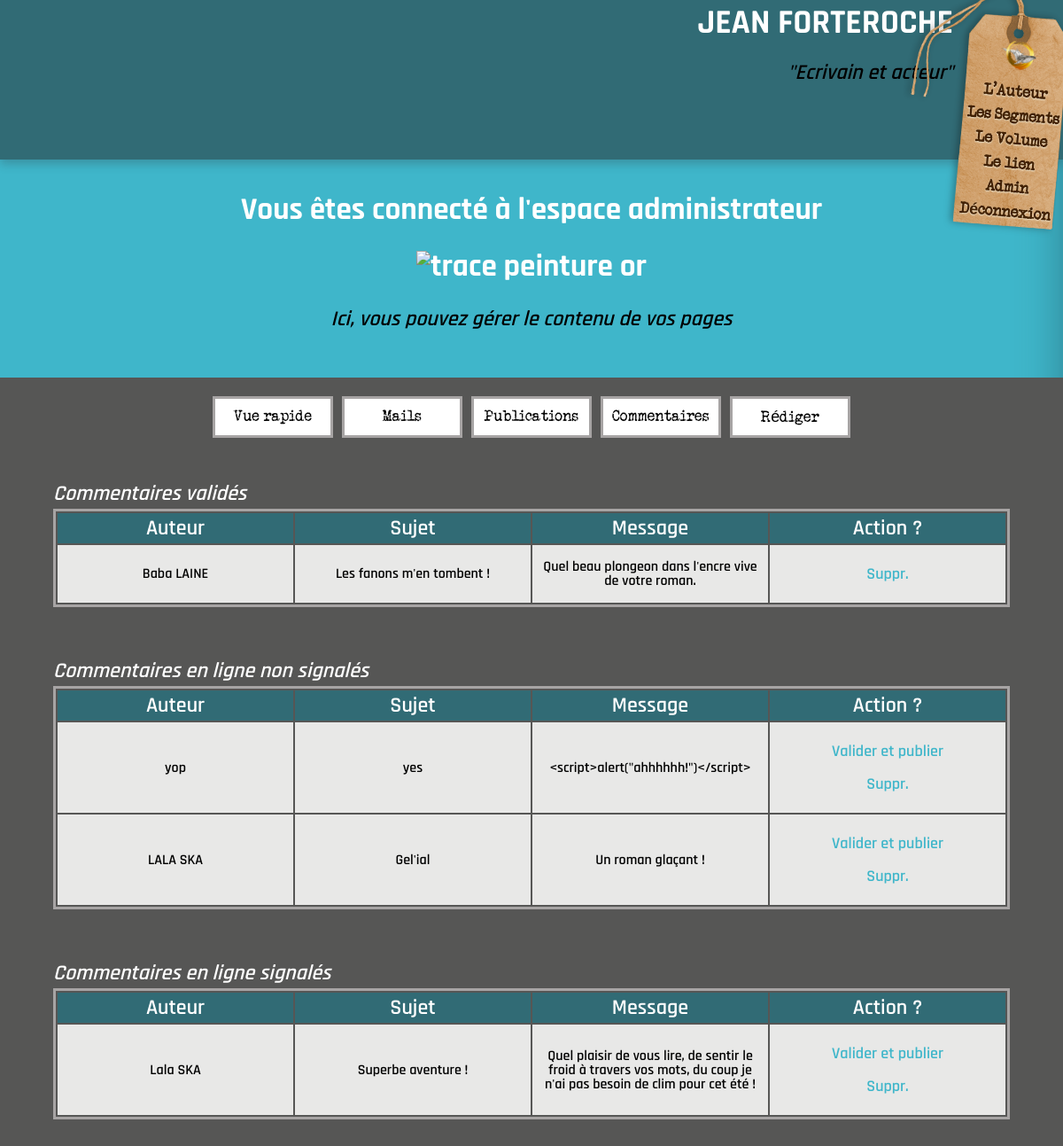
The page /index.php?action=adminCommentsList (signed in) on the database as committed earlier.
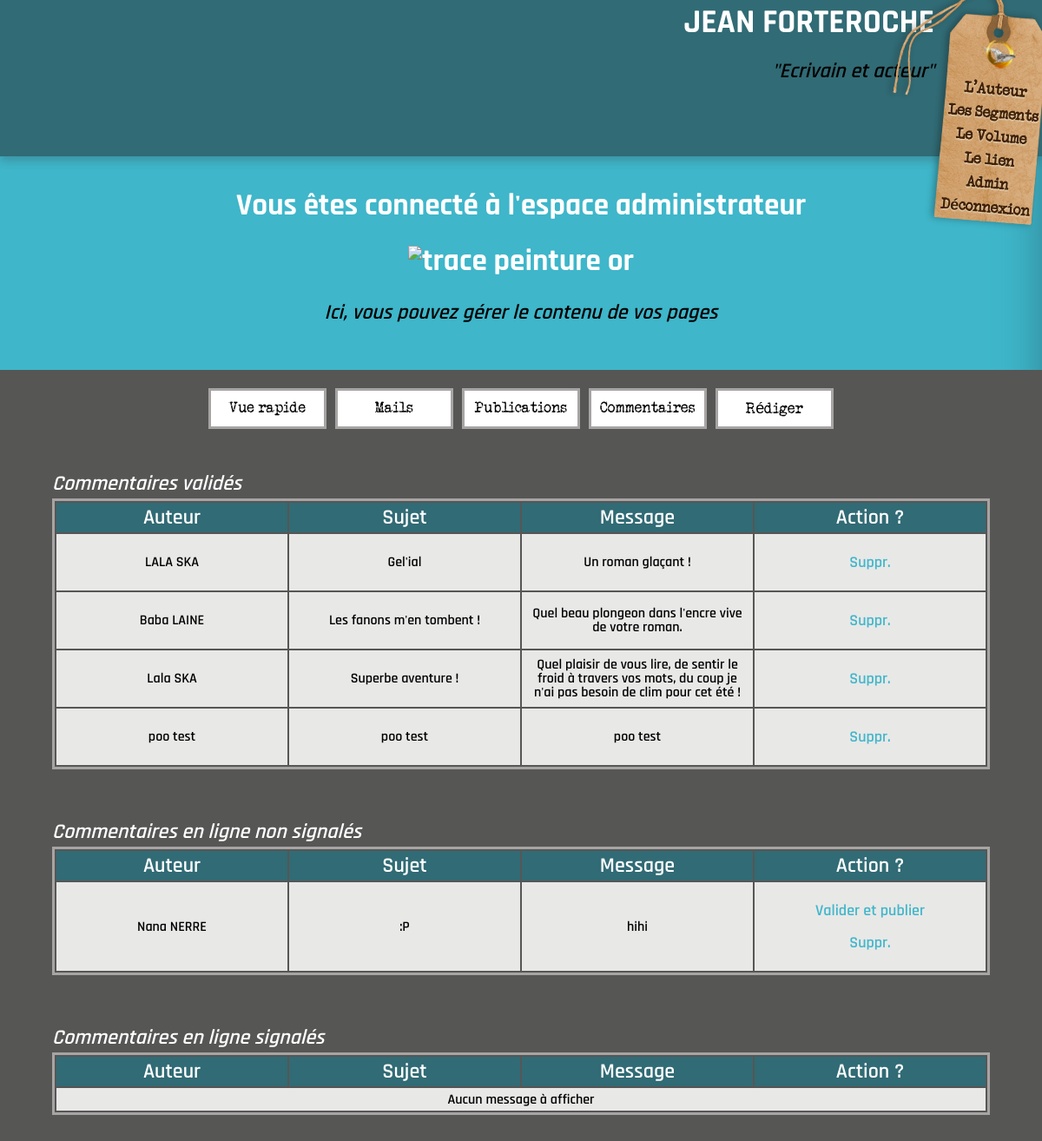
The same page on the database as committed later.
### tables this page shows
CREATE TABLE IF NOT EXISTS `comments` (
  `id` int(11) NOT NULL AUTO_INCREMENT,
  `title_comment` varchar(255) NOT NULL,
  `author_comment` varchar(255) NOT NULL,
  `date_comment` timestamp NOT NULL DEFAULT CURRENT_TIMESTAMP,
  `content_comment` mediumtext NOT NULL,
  `chapters_id` int(11) NOT NULL,
  `statut_user_comment` varchar(128) NOT NULL DEFAULT 'posted',
  PRIMARY KEY (`id`),
  KEY `fk_comments_chapters1_idx` (`chapters_id`)
);

### controllers/front_controller.php (called while the page is built, shortened)
<?php
function adminConnected()
{
    return  isset( $_SESSION['id'] );
}

### controllers/back_controller.php (called while the page is built, shortened)
<?php
function adminCommentsList()
{
   $cm = new CommentsManager();
   $postedComments = $cm->getAdminComments("posted");
   $reportedComments = $cm->getAdminComments("reported");
   $validatedComments = $cm->getAdminComments("validated");
   require('views/admin_comment_view.php');
}

### models/front/manager.php (called while the page is built, shortened)
<?php
class Manager
{
    protected function dbConnect()
    {
      $this->db = new PDO('mysql:host=localhost;dbname=blog;charset=utf8', 'root', '');
    }
}

### models/front/comments_manager.php (called while the page is built, shortened)
<?php
require_once ("models/front/manager.php");
class CommentsManager extends Manager
{
    public function getAdminComments($statutComment)
    {
        $req = $this->db->query('SELECT id,title_comment,author_comment,content_comment,statut_user_comment,DATE_FORMAT(date_comment, \'%d/%m/%Y à %Hh%imin%ss\')
        AS date_comment_fr FROM comments  WHERE statut_user_comment = "' . $statutComment . '" ORDER BY date_comment_fr DESC');
        return $req->fetchAll();
    }
}

### views/admin_comment_view.php (the view, shortened to what this page needs)
    <main class="admin_main_container">
        <?php require_once("includes/subtitles_admin.php"); ?>
        <section class="admin_main_block">
            <?php require_once("includes/menu_admin.php"); ?>
            <section class="admin_action_block" id="admin_comments_view">
                <table class="table" id="validated_comments_table">
                    <caption>Commentaires validés</caption>
                    <thead>
                    <tr>
                        <th scope="col">Auteur </th>
                        <th scope="col">Sujet</th>
                        <th scope="col">Message</th>
                        <th scope="col">Action ?</th>
                    </tr>
                    </thead>
                    <tbody>
                        <?php if(!empty($validatedComments)) : ?>
                            <?php foreach ($validatedComments as $validatedComment): ?>
                                <tr>
                                    <td data-label="Auteur"><?= htmlspecialchars($validatedComment['author_comment']) ?></td>
                                    <td data-label="Sujet"><?= htmlspecialchars($validatedComment['title_comment']) ?></td>
                                    <td data-label="Message"><?= htmlspecialchars($validatedComment['content_comment']) ?></td>
                                    <td data-label="Action ?">
                                        <p><a href="index.php?action=adminDeleteComment&id=<?= htmlspecialchars($validatedComment['id']) ?>">Suppr.</a></p>
                                    </td>
                                </tr>
                            <?php endforeach; ?>
                        <?php else: ?>
                            <tr>
                                <td colspan="4">Aucun message à afficher</td>
                            </tr>
                        <?php endif ;?>
                    </tbody>
                </table>
            </section>
            <section class="admin_action_block" id="admin_posted_comments_view">
                <table class="table" id="posted_comments_table">
                    <caption>Commentaires en ligne non signalés</caption>
                    <thead>
                    <tr>
                        <th scope="col">Auteur </th>
                        <th scope="col">Sujet</th>
                        <th scope="col">Message</th>
                        <th scope="col">Action ?</th>
                    </tr>
                    </thead>
                    <tbody>
                        <?php if(!empty($postedComments)) : ?>
                            <?php foreach ($postedComments as $postedComment): ?>
                                <tr>
                                    <td data-label="Auteur"><?= htmlspecialchars($postedComment['author_comment']) ?></td>
                                    <td data-label="Sujet"><?= htmlspecialchars($postedComment['title_comment']) ?></td>
                                    <td data-label="Message"><?= htmlspecialchars($postedComment['content_comment']) ?></td>
                                    <td data-label="Action ?">
                                        <p><a href="index.php?action=adminConfirmComment&id=<?= htmlspecialchars($postedComment['id']) ?>">Valider et publier</a></p>
                                        <p><a href="index.php?action=adminDeleteComment&id=<?= htmlspecialchars($postedComment['id']) ?>"onclick="return confirm('Ce commentaire sera définitivement supprimé. Etes-vous sûr(e) de vouloir supprimer ce commentaire ?');">Suppr.</a></p>
                                    </td>
                                </tr>
                            <?php endforeach; ?>
                        <?php else: ?>
                            <tr>
                                <td colspan="4">Aucun message à afficher</td>
                            </tr>
                        <?php endif ;?>
                    </tbody>
                </table>
            </section>
            <section class="admin_action_block" id="admin_reported_comments_view">
                <table class="table" id="signaled_comments_table">
                    <caption>Commentaires en ligne signalés</caption>
                    <thead>
                        <tr>
                            <th scope="col">Auteur </th>
                            <th scope="col">Sujet</th>
                            <th scope="col">Message</th>
                            <th scope="col">Action ?</th>
                        </tr>
                    </thead>
                    <tbody>
                        <?php if(!empty($reportedComments)) : ?>
                            <?php foreach ($reportedComments as $reportedComment): ?>
                                <tr>
                                    <td data-label="Auteur"><?= htmlspecialchars($reportedComment['author_comment']) ?></td>
                                    <td data-label="Sujet"><?= htmlspecialchars($reportedComment['title_comment']) ?></td>
                                    <td data-label="Message"><?= htmlspecialchars($reportedComment['content_comment']) ?></td>
                                    <td data-label="Action ?">
                                        <p><a href="index.php?action=adminConfirmComment&id=<?= htmlspecialchars($reportedComment['id']) ?>">Valider et publier</a></p>
                                        <p><a href="index.php?action=adminDeleteComment&id=<?= htmlspecialchars($reportedComment['id']) ?>"onclick="return confirm('Ce commentaire sera définitivement supprimé. Etes-vous sûr(e) de vouloir supprimer ce commentaire ?');">Suppr.</a></p>
                                    </td>
                                </tr>
                            <?php endforeach; ?>
                        <?php else: ?>
                            <tr>
                                <td colspan="4">Aucun message à afficher</td>
                            </tr>
                        <?php endif ;?>
                    </tbody>
                </table>
            </section>
        </section>
    </main>
<?php $content = ob_get_clean(); ?>
<?php require_once("template_admin.php"); ?>

### index.php (shortened to what this page needs)
<?php
if (isset($_GET['action'])) {
    $id = isset($_GET['id']) ? $_GET['id'] : 0;
    if(strpos($_GET['action'],'admin') !==false && adminConnected()) {
        if(function_exists($_GET['action'])){
            $_GET['action']($id);
        } else {
            adminShowError();
        }
    } elseif (strpos($_GET['action'],'admin') !==false  && !adminConnected()){
        showConnect();
    } else {
        if(function_exists($_GET['action'])){
            $_GET['action']($id);
        } else {
            showError();
        }
    }
} else {
    showError();
}

### views/includes/subtitles_admin.php
<div class="admin_subtitles">
    <h2>Vous êtes connecté à l'espace administrateur<h2>
    <img class="goldpaint_separator" id="goldpaint_separator2" src="public/images/goldpaint_separator.png" alt="trace peinture or" />
    <h3>Ici, vous pouvez gérer le contenu de vos pages</h3>
</div>

### views/includes/menu_admin.php
<div class="menu_admin" id="main_menu_admin">
    <nav >
        <ul>
            <li>
                <a href="index.php?action=adminHome">Vue rapide</a>
            </li>
            <li>
                <a href="index.php?action=adminMail">Mails</a>
            </li>
            <li>
                <a href=" index.php?action=adminPostsList">Publications</a>
            </li>
            <li>
                <a href="index.php?action=adminCommentsList">Commentaires</a>
            </li>
            <li>
                <a href="index.php?action=adminCreatePost">Rédiger</a>
            </li>
        </ul>
    </nav>
</div>

### views/template_admin.php (shortened to what this page needs)
<!DOCTYPE html>
<html lang="fr">
    <head>
        <link rel="stylesheet" href="public/styles/style.css" />
    </head>
    <body>
        <?php require_once("includes/header.php") ;?>
        <?=$content?>
    </body>
</html>

### views/includes/header.php
<header>
    <div class="menu_block">
        <nav class="main_menu" id="bloc_main_menu">
            <ul>
                <li>
                    <a href="index.php?action=showHome">
                        <img src="public/images/home2.png" alt="baleine à travers un cercle doré" />
                    </a>
                </li>
                <li>
                    <a href="index.php?action=showAuthor">L'Auteur</a>
                </li>
                <li>
                    <a href="index.php?action=showListPosts">Les Segments</a>
                </li>
                <li>
                    <a href="index.php?action=showOnePost&id=1#goldpaint_separator2">Le Volume</a>
                </li>
                <li>
                    <a href="index.php?action=showContact#goldpaint_separator2">Le lien</a>
                </li>
                <li>
                    <?php if(adminConnected()) : ?>
                        <a href="index.php?action=adminHome">Admin</a>
                        <a href="index.php?action=adminDisconnect">Déconnexion</a>
                    <?php else : ?>
                        <a href="<?= "index.php?action=showConnect#goldpaint_separator2" ?>">
                            <img src="public/images/connexion2.png" alt="cadenas doré" />
                        </a>
                    <?php endif; ?>
                </li>
            </ul>
        </nav>
        <img id="background_mainmenu" src="public/images/ticket_menu1.png" alt="papier étiquette"/>
    </div>
    <div class="website_main_titles">
        <h1>JEAN FORTEROCHE</h1>
        <h3>"Ecrivain et acteur"</h3>
    </div>
</header>

### public/styles/style.css (style rules this page uses)
p,article,button { font-family: "secrettypewriter","arial","sans serif"; font-size: large; }
a { font-family: "secrettypewriter","arial","sans serif"; font-size: large; font-style:bold; color:#3fb6ca; text-decoration: none; }
h1 { font-size: 2.4em; font-family: "rajdhanibold"; font-weight: bold; color:white; }
h3,h4,h5,h6,label,caption,th,td { font-family: "rajdhanisembold"; }
h2 { font-size: 2.2em; font-family: "rajdhanibold"; font-weight: bold; }
h3,caption { font-size: 1.5em; font-style: italic; }
body { width: 100%; height:100%; margin:0; display: flex; flex-direction: column; }
header { width: 100%; height: 200px; top: -20PX; position: fixed; z-index: 100; display: flex; flex-direction: row-reverse; background-color: #316b75; box-shadow: 0px 5px 10px 0px #31353a45; }
header nav { position: relative; transform: rotate(5deg); bottom: -38PX; z-index: 90; }
header nav img { width: 40PX; height: 40px; z-index: 100; }
header nav ul { width: 150PX; list-style-type: none; padding: 3px; position: absolute; overflow: hidden; }
header nav ul li a { display: block; color: #422103; text-align: center; padding: 4px 3px; text-decoration: none; text-shadow: 0 1px 2px #eee8d4; font-weight: bold; }
header #background_mainmenu { width: 190px; height:290px; bottom: 0px; transform: rotate(5deg); overflow: hidden; margin-left: -66px; position: relative; }
.website_main_titles { text-align: right; }
main { width: 100%; margin: 0; display: flex; flex-direction: column; align-items: center; background-color: #3fb6ca; box-shadow: inset -50px 0px 50px -50px rgba(47, 130, 144); }
.goldpaint_separator { width:10%; }
.admin_main_container { width: 100%; min-height: 100vh; margin-top: 160px; display: flex; flex-direction: column; align-items: center; background-color: #3fb6ca; box-shadow: inset -50px 0px 50px -50px rgba(47, 130, 144); }
.admin_main_block { width: 100%; height: auto; display: flex; flex-direction: column; align-items: center; background-color:#565655 ; }
.menu_admin { width: 90%; }
.menu_admin ul { display: flex; justify-content: center; flex-wrap: wrap; padding: 0; list-style: none; }
.menu_admin li { width: 110PX; padding: 10px; margin: 5px; background-color: white; border: 3px solid #a7a4a4; text-align: center; }
.menu_admin li a { color:black; }
.admin_action_block { display: flex; justify-content: center; }
.table a { font-family:"rajdhanisembold" ; }
table { border: 3px solid #a7a4a4; width: 90%; margin-bottom: 30px; table-layout: fixed; }
table caption { color: white; margin: 30px 0 5px 0; text-align: left; }
table tr { background-color: #e8e8e7; border: 1px solid #a7a4a4; }
table th,table td { padding: 5px 5px 5px 5px; text-align: center; overflow-wrap: break-word; }
table th { background-color: #316b75; color: white; font-size: 1.5em; }
.admin_main_container .admin_subtitles { text-align: center; margin:30px 0 30px 0; }
.admin_main_container .admin_subtitles h2 { color: white; }

Rows that differ between the two databases and show on the page:
removed comments: author_comment "yop", title_comment "yes", content_comment "<script>alert(\"ahhhhhh!\")</script>", shown under "Commentaires en ligne non signalés"
changed comments "LALA SKA": moves from the list under "Commentaires en ligne non signalés" to the list under "Commentaires validés"
changed comments "Lala SKA": moves from the list under "Commentaires en ligne signalés" to the list under "Commentaires validés"
added comments: author_comment "poo test", title_comment "poo test", content_comment "poo test", shown under "Commentaires validés"
added comments: author_comment "Nana NERRE", title_comment ":P", content_comment "hihi", shown under "Commentaires en ligne non signalés"
Other text that changed with them:
text now shown: "Aucun message à afficher"
